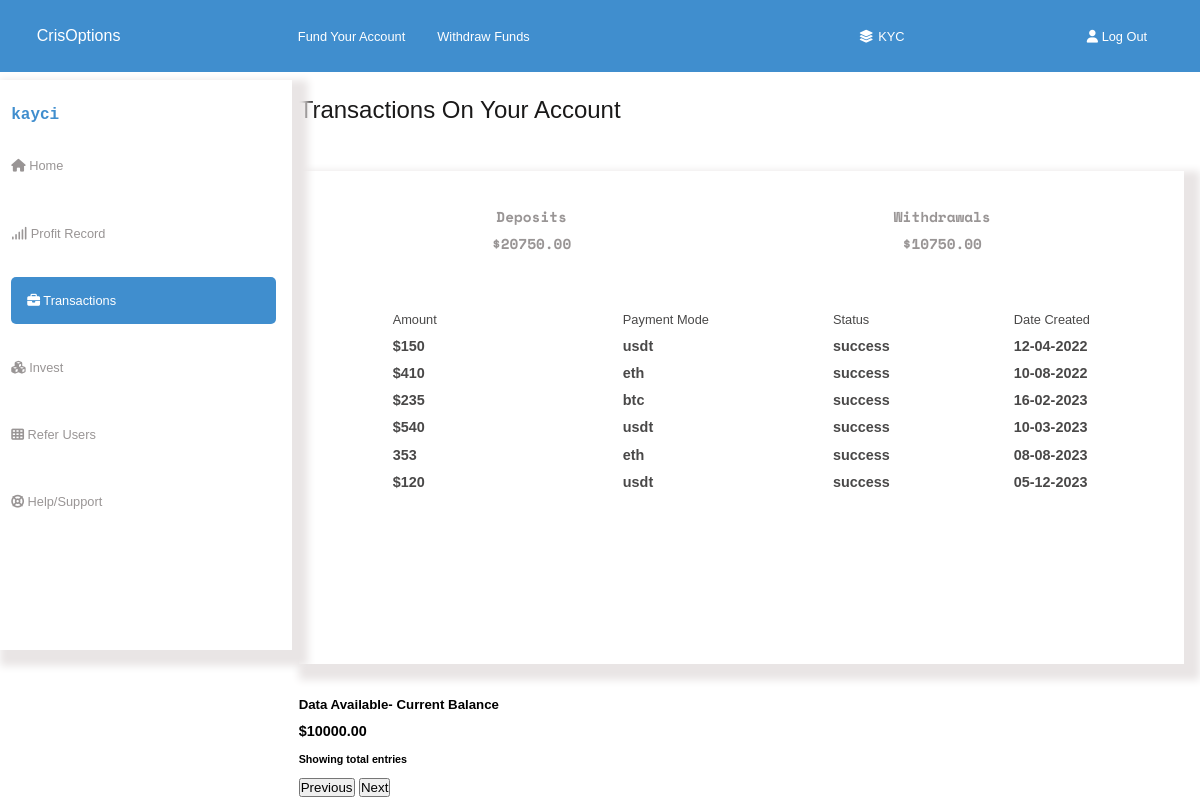
The page /dashboard-transaction/ (signed in) on the database its author committed.
### basic_app/models.py (models this page shows, shortened)
class AccountBalance(models.Model):
    user = models.OneToOneField(User, on_delete=models.CASCADE)
    acc_balance = models.DecimalField(max_digits=10, decimal_places=2, default=0.0)
    deposit_profit = models.DecimalField(max_digits=10, decimal_places=2, default=0.0)
    total_investment = models.DecimalField(max_digits=10, decimal_places=2, default=0.0)
    total_active = models.DecimalField(max_digits=10, decimal_places=2, default=0.0)
    total_deposit = models.DecimalField(max_digits=10, decimal_places=2, default=0.0)
    total_withdraw = models.DecimalField(max_digits=10, decimal_places=2, default=0.0)
    gift =  models.DecimalField(max_digits=10, decimal_places=2, default=0.0)
    referral =  models.DecimalField(max_digits=10, decimal_places=2, default=0.0)
    pr_balance = models.DecimalField(max_digits=10, decimal_places=2, default=0.0)
    pr_plan1 = models.CharField(max_length=20, blank=True, default="")
    pr_plan2 = models.CharField(max_length=20, blank=True, default="")
    pr_plan3 = models.CharField(max_length=20, blank=True, default="")
    pr_plan4 = models.CharField(max_length=20, blank=True, default="")
    pr_plan5 = models.CharField(max_length=20, blank=True, default="")
    pr_plan6 = models.CharField(max_length=20, blank=True, default="")
    pr_plan7 = models.CharField(max_length=20, blank=True, default="")
    pr_plan8 = models.CharField(max_length=20, blank=True, default="")
    pr_plan9 = models.CharField(max_length=20, blank=True, default="")
    pr_plan10 = models.CharField(max_length=20, blank=True, default="")
    pr_plan11 = models.CharField(max_length=20, blank=True, default="")
    pr_plan12 = models.CharField(max_length=20, blank=True, default="")
    pr_amount1 = models.CharField(max_length=20, blank=True, default="")
    pr_amount2 = models.CharField(max_length=20, blank=True, default="")
    pr_amount3 = models.CharField(max_length=20, blank=True, default="")
    pr_amount4 = models.CharField(max_length=20, blank=True, default="")
    pr_amount5 = models.CharField(max_length=20, blank=True, default="")
    pr_amount6 = models.CharField(max_length=20, blank=True, default="")
    pr_amount7 = models.CharField(max_length=20, blank=True, default="")
    pr_amount8 = models.CharField(max_length=20, blank=True, default="")
    pr_amount9 = models.CharField(max_length=20, blank=True, default="")
    pr_amount10 = models.CharField(max_length=20, blank=True, default="")
    pr_amount11 = models.CharField(max_length=20, blank=True, default="")
    pr_amount12 = models.CharField(max_length=20, blank=True, default="")
    pr_profit1 = models.CharField(max_length=20, blank=True, default="")
    pr_profit2 = models.CharField(max_length=20, blank=True, default="")
    pr_profit3 = models.CharField(max_length=20, blank=True, default="")
    pr_profit4 = models.CharField(max_length=20, blank=True, default="")
    pr_profit5 = models.CharField(max_length=20, blank=True, default="")
    pr_profit6 = models.CharField(max_length=20, blank=True, default="")
    pr_profit7 = models.CharField(max_length=20, blank=True, default="")
    pr_profit8 = models.CharField(max_length=20, blank=True, default="")
    pr_profit9 = models.CharField(max_length=20, blank=True, default="")
    pr_profit10 = models.CharField(max_length=20, blank=True, default="")
    pr_profit11 = models.CharField(max_length=20, blank=True, default="")
    pr_profit12 = models.CharField(max_length=20, blank=True, default="")
    pr_date1 = models.CharField(max_length=20, blank=True, default="")
    pr_date2 = models.CharField(max_length=20, blank=True, default="")
    pr_date3 = models.CharField(max_length=20, blank=True, default="")
    pr_date4 = models.CharField(max_length=20, blank=True, default="")
    pr_date5 = models.CharField(max_length=20, blank=True, default="")
    pr_date6 = models.CharField(max_length=20, blank=True, default="")
    pr_date7 = models.CharField(max_length=20, blank=True, default="")
    pr_date8 = models.CharField(max_length=20, blank=True, default="")
    pr_date9 = models.CharField(max_length=20, blank=True, default="")
    pr_date10 = models.CharField(max_length=20, blank=True, default="")
    pr_date11 = models.CharField(max_length=20, blank=True, default="")
    pr_date12 = models.CharField(max_length=20, blank=True, default="")
    tr_deposit = models.DecimalField(max_digits=10, decimal_places=2, default=0.0)
    tr_withdraw = models.DecimalField(max_digits=10, decimal_places=2, default=0.0)
    tr_balance = models.DecimalField(max_digits=10, decimal_places=2, default=0.0)
    tr_others = models.DecimalField(max_digits=10, decimal_places=2, default=0.0)
    tr_amount1 = models.CharField(max_length=20, blank=True, default="")
    tr_amount2 = models.CharField(max_length=20, blank=True, default="")
    tr_amount3 = models.CharField(max_length=20, blank=True, default="")
    tr_amount4 = models.CharField(max_length=20, blank=True, default="")
    tr_amount5 = models.CharField(max_length=20, blank=True, default="")
    tr_amount6 = models.CharField(max_length=20, blank=True, default="")
    tr_amount7 = models.CharField(max_length=20, blank=True, default="")
    tr_amount8 = models.CharField(max_length=20, blank=True, default="")
    tr_amount9 = models.CharField(max_length=20, blank=True, default="")
    tr_amount10 = models.CharField(max_length=20, blank=True, default="")
    tr_amount11 = models.CharField(max_length=20, blank=True, default="")
    tr_amount12 = models.CharField(max_length=20, blank=True, default="")
    tr_paymentmode1 = models.CharField(max_length=20,  blank=True, default="")
    tr_paymentmode2 = models.CharField(max_length=20,  blank=True, default="")
    tr_paymentmode3 = models.CharField(max_length=20,  blank=True, default="")
    tr_paymentmode4 = models.CharField(max_length=20,  blank=True, default="")
    tr_paymentmode5 = models.CharField(max_length=20,  blank=True, default="")
    tr_paymentmode6 = models.CharField(max_length=20,  blank=True, default="")
    tr_paymentmode7 = models.CharField(max_length=20,  blank=True, default="")
    tr_paymentmode8 = models.CharField(max_length=20,  blank=True, default="")
    tr_paymentmode9 = models.CharField(max_length=20,  blank=True, default="")
    tr_paymentmode10 = models.CharField(max_length=20,  blank=True, default="")
    tr_paymentmode11 = models.CharField(max_length=20,  blank=True, default="")
    tr_paymentmode12 = models.CharField(max_length=20,  blank=True, default="")
    tr_status1 = models.CharField(max_length=20,  blank=True, default="")
    tr_status2 = models.CharField(max_length=20,  blank=True, default="")
    tr_status3 = models.CharField(max_length=20,  blank=True, default="")
    tr_status4 = models.CharField(max_length=20,  blank=True, default="")
    tr_status5 = models.CharField(max_length=20,  blank=True, default="")
    tr_status6 = models.CharField(max_length=20,  blank=True, default="")
    tr_status7 = models.CharField(max_length=20,  blank=True, default="")
    tr_status8 = models.CharField(max_length=20,  blank=True, default="")
    tr_status9 = models.CharField(max_length=20,  blank=True, default="")
    tr_status10 = models.CharField(max_length=20,  blank=True, default="")
    tr_status11 = models.CharField(max_length=20,  blank=True, default="")
    tr_status12 = models.CharField(max_length=20,  blank=True, default="")
    tr_date1 = models.CharField(max_length=20,  blank=True, default="")
    tr_date2 = models.CharField(max_length=20,  blank=True, default="")
    tr_date3 = models.CharField(max_length=20,  blank=True, default="")
    tr_date4 = models.CharField(max_length=20,  blank=True, default="")
    tr_date5 = models.CharField(max_length=20,  blank=True, default="")
    tr_date6 = models.CharField(max_length=20,  blank=True, default="")
    tr_date7 = models.CharField(max_length=20,  blank=True, default="")
    tr_date8 = models.CharField(max_length=20,  blank=True, default="")
    tr_date9 = models.CharField(max_length=20,  blank=True, default="")
    tr_date10 = models.CharField(max_length=20,  blank=True, default="")
    tr_date11 = models.CharField(max_length=20,  blank=True, default="")
    tr_date12 = models.CharField(max_length=20,  blank=True, default="")

### basic_app/views.py (the view)
# urls.py: path('dashboard-transaction/', views.user_transaction_record_view, name='user_transaction-record'),
@login_required
def user_transaction_record_view(request):
    try:
        account_balance = AccountBalance.objects.get(user=request.user)
    except AccountBalance.DoesNotExist:
        account_balance = None  # Handle the case where AccountBalance does not exist for the user
    return render(request, template_name='dashboard/transaction-l.html', context={'account_balance':account_balance})

### templates/dashboard/transaction-l.html (shortened to what this page needs)
<!DOCTYPE html>
{% load static %}
<html lang="en">
<head>
    <link rel="stylesheet" href="{% static 'css/style.css' %}">
    <link rel="stylesheet" media="screen and (max-width:820px)" href="{% static 'css/mobile.css' %}">
    <link rel="stylesheet" href="https://cdnjs.cloudflare.com/ajax/libs/font-awesome/6.4.2/css/all.min.css" />
</head>
<body>
    <div class="dashboard-container">
        <div class="dashboard-navbar">
            <p><a class="home" href="{% url 'basic_app:home' %}">CrisOptions</a></p>
			<ul>
				<li><a class="fund" href="{% url 'basic_app:payment' %}">Fund Your Account</a></li>
				<li><a class="withdraw" href="{% url 'basic_app:withdrawal' %}">Withdraw Funds</a></li>
			</ul>
            <div class="kyc">
                <p><i class="fas fa-layer-group"></i><a href="{% url 'basic_app:kyc' %}">KYC</a></p>
            </div>
            <div class="log-out">
                <p><a target="_blank" href="{% url 'basic_app:logout' %}"><i class="fas fa-user"></i> Log Out</a></p>
            </div>
		</div>
        <div class="grid-container">
            <label for="dashmenu-bar"></label>
            <div class="dashboard-pages">
                <ul>
                    <li><h3>{{ user.username }}</h3></li>
                    <p><li><a href="{% url 'basic_app:dashboard-light' %}"><i class="fas fa-home"></i> Home</a></p></li>
                    <p><li><a href="{% url 'basic_app:dashboard-profit' %}"><i class="fa fa-signal " aria-hidden="true"></i> Profit Record</a></p></li>
                    <p><li><a class="current-page" href="{% url 'basic_app:dashboard-transaction' %}"><i class="fa fa-briefcase " aria-hidden="true"></i> Transactions</a></p></li>
                    <p><li><a href="{% url 'basic_app:dashboard-invest' %}"><i class="fas fa-cubes"></i> Invest</a></p></li>
                    <p><li><a href="{% url 'basic_app:dashboard-referral' %}"><i class="fa fa-th" aria-hidden="true"></i> Refer Users</a></p></li>
                    <p><li><a href="{% url 'basic_app:dashboard-help' %}"> <i class="fa fa-life-ring" aria-hidden="true"></i> Help/Support</a></p></li>
                </ul>
            </div>
        <div class="home-content">
            <h2>Transactions On Your Account</h2>
            <div class="profit-body">
                <div class="t-body">
                    <h6>Deposits <br> <span class="dollar">${{ account_balance.tr_deposit }}</span></h6>
                    <h6>Withdrawals <br> <span class="dollar">${{ account_balance.tr_withdraw }}</span></h6>
                </div>
                <ul>
                    <p><li>Amount <br><span class="dollar">{{ account_balance.tr_amount1 }}</span>
                        <br><span class="dollar">{{ account_balance.tr_amount2 }}</span>
                        <br><span class="dollar">{{ account_balance.tr_amount3 }}</span>
                        <br><span class="dollar">{{ account_balance.tr_amount4 }}</span>
                        <br><span class="dollar">{{ account_balance.tr_amount5 }}</span>
                        <br><span class="dollar">{{ account_balance.tr_amount6 }}</span>
                        <br>
                        <br>
                        <br>
                        <br>
                        <br>
                    </li></p>
                    <p><li>Payment <span class="remove">Mode</span> <br><span class="dollar">{{ account_balance.tr_paymentmode1 }}</span>
                        <br><span class="dollar">{{ account_balance.tr_paymentmode2 }}</span>
                        <br><span class="dollar">{{ account_balance.tr_paymentmode3 }}</span>
                        <br><span class="dollar">{{ account_balance.tr_paymentmode4 }}</span>
                        <br><span class="dollar">{{ account_balance.tr_paymentmode5 }}</span>
                        <br><span class="dollar">{{ account_balance.tr_paymentmode6 }}</span>
                        <br>
                        <br>
                        <br>
                        <br>
                        <br>
                        <br>
                    </li></p>
                    <div class="status-div">
                        <p><li>Status <br><span class="dollar">{{ account_balance.tr_status1 }}</span>
                            <br><span class="dollar">{{ account_balance.tr_status2 }}</span>
                            <br><span class="dollar">{{ account_balance.tr_status3 }}</span>
                            <br><span class="dollar">{{ account_balance.tr_status4 }}</span>
                            <br><span class="dollar">{{ account_balance.tr_status5 }}</span>
                            <br><span class="dollar">{{ account_balance.tr_status6 }}</span>
                            <br>
                            <br>
                            <br>
                            <br>
                            <br>
                            <br>
                        </li></p>
                    </div>
                        <p><li> Date <span class="remove">Created</span> <div class="date-div"></div><span class="dollar">{{ account_balance.tr_date1 }}</span>
                            <br><span class="dollar">{{ account_balance.tr_date2 }}</span>
                            <br><span class="dollar">{{ account_balance.tr_date3 }}</span>
                            <br><span class="dollar">{{ account_balance.tr_date4 }}</span>
                            <br><span class="dollar">{{ account_balance.tr_date5 }}</span>
                            <br><span class="dollar">{{ account_balance.tr_date6 }}</span>
                            <br>
                            <br>
                            <br>
                            <br>
                            <br>
                            <br>
                        </li></p>
                    </div>
                </ul> <br>
                <h5>Data Available- Current Balance <br> <span class="dollar">${{ account_balance.tr_balance }}</span></h5>
                <div class="profit-end">
                    <h6>Showing total entries</h6>
                    <div>
                        <button>Previous</button>
                        <button>Next</button>
                    </div>
                </div>
            </div>
        </div>
    </div>
</body>
</html>

### rows shown on the page
AccountBalance: tr_deposit "20750.00", tr_withdraw "10750.00", tr_amount1 "$150", tr_amount2 "$410", tr_amount3 "$235", tr_amount4 "$540", tr_amount5 "353", tr_amount6 "$120", tr_paymentmode1 "usdt", tr_paymentmode2 "eth", tr_paymentmode3 "btc", tr_paymentmode4 "usdt", tr_paymentmode5 "eth", tr_paymentmode6 "usdt", tr_status1 "success", tr_status2 "success", tr_status3 "success", tr_status4 "success", tr_status5 "success", tr_status6 "success", tr_date1 "12-04-2022", tr_date2 "10-08-2022", tr_date3 "16-02-2023", tr_date4 "10-03-2023", tr_date5 "08-08-2023", tr_date6 "05-12-2023", tr_balance "10000.00"

### other values the page prints
{{ user.username }} "kayci"
